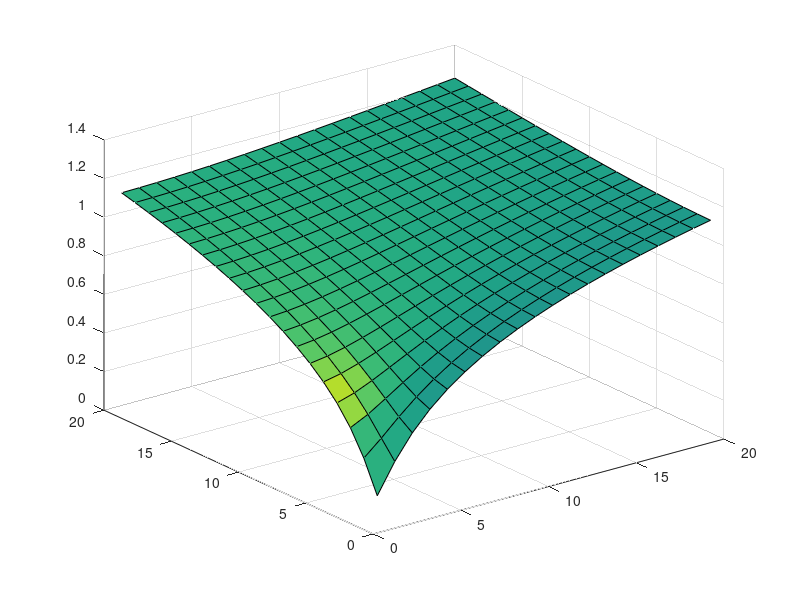

This figure's MATLAB source:
%COVUPUQ  Plot of covariance function for 
%         relative direction network cov(u_P,u_Q)

%Kai Borre March 1, 2000
%Copyright (c) by Kai Borre
%$Revision: 1.0 $  $Date: 2000/12/16 $

l = 1;
sigma2 = 1;

for i = 1:20      % x
   for j = 1:20   % y
      [theta,r] = cart2pol(i,j);
      a1 = sqrt(2)*r/l;
      cov(i,j) = 2*(3*log(r)+besselk(0,a1)- ...
                   cos(2*theta)*(besselk(0,a1)+ ...
                     a1*besselk(1,a1)-(l/r)^2))/(3*sqrt(3)*pi)*sigma2;
   end
end
surfl(cov)
%%%%%%%%%%%%% end covupuq.m  %%%%%%%%%%%%%%%%%%